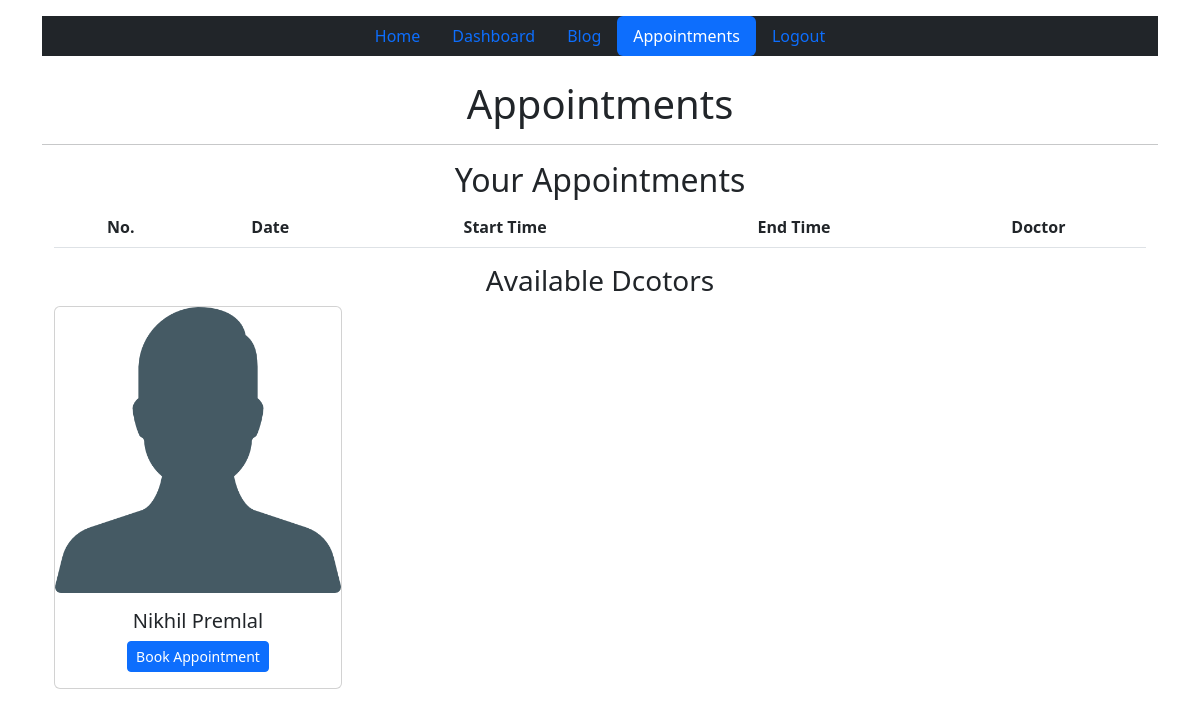
Page /appointments/ (signed in) on the earlier database version.
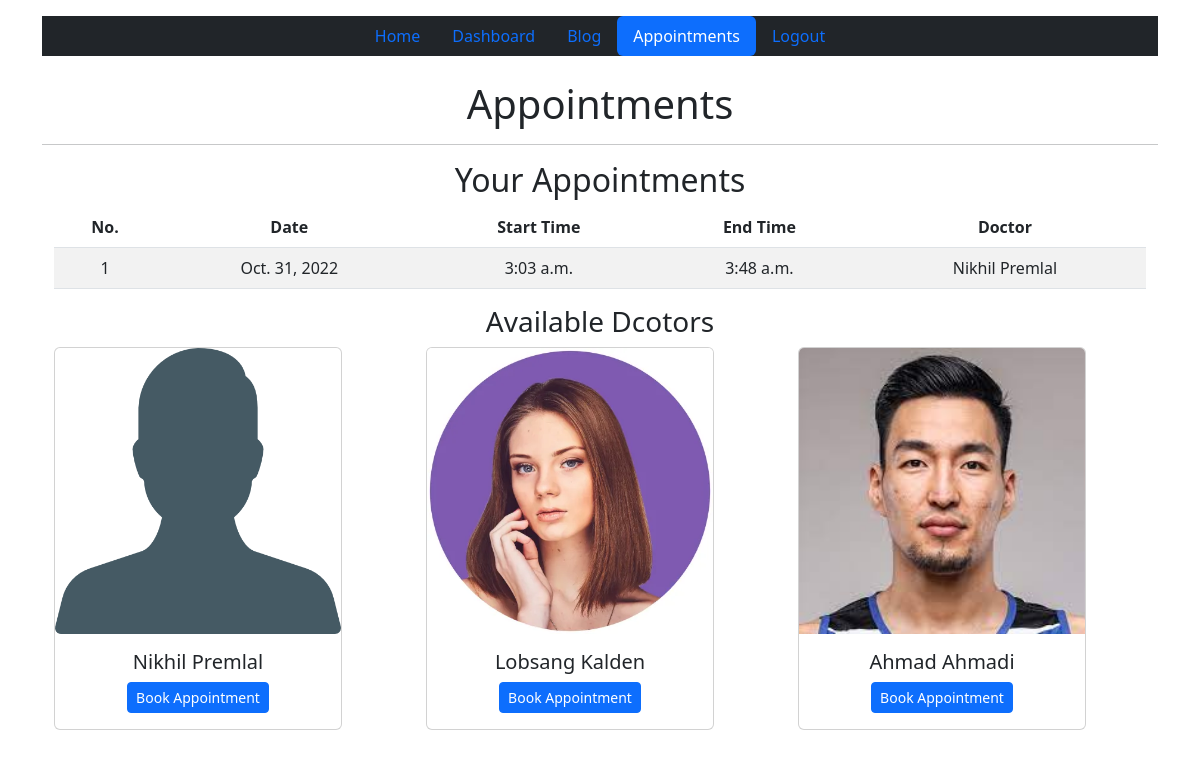
Same page on the later database version.
### account/models.py (models this page shows, shortened)
class User(AbstractUser):
    user_type = models.CharField(max_length=10, choices=USER_TYPE)
    address = models.ForeignKey(Address, on_delete=models.CASCADE, null=True, blank=True)
    def profile_picture_url(self, instance):
        return f"static/profile_images/{instance}"
    profile_picture = models.ImageField(upload_to=profile_picture_url, null=True, default="static/profile_images/default.png")

### appointment/models.py (models this page shows, shortened)
class Apointment(models.Model):
    doctor = models.ForeignKey(User, on_delete=models.CASCADE, related_name="doctor")
    patient = models.ForeignKey(User, on_delete=models.CASCADE, related_name="patient")
    speciality = models.CharField(max_length=100, null=True, blank=True)
    date = models.DateField()
    start_time = models.TimeField()
    end_time = models.TimeField()

### appointment/views.py (the view, shortened to what this page needs)
# urls.py: path("", AppointmentView.as_view(), name="appointment"),
@method_decorator(login_required, name='dispatch')
class AppointmentView(View):
    template_name = "appointment/appointment.html"
    form = AppointmentCreateForm()
    context = {
        "title": "Appointment",
        "active_nav": "appointment",
    }
    def get(self, request):
        if request.user.user_type == "Patient":
            appointments = Apointment.objects.filter(patient=request.user)
            doctors = User.objects.filter(user_type="Doctor")
            self.context["doctors"] = doctors
        else:
            appointments = Apointment.objects.filter(doctor=request.user)
        self.context["form"] = self.form
        self.context["appointments"] = appointments
        return render(request, self.template_name, self.context)

### appointment/templates/appointment/appointment.html (shortened to what this page needs)
{% extends "account/layout.html" %}
{% block content %}
<div class="content">
    <h1 class="text-center">Appointments</h1>
    <hr>
    {% if request.user.user_type == 'Patient' %}
        {% include 'appointment/appointments_list.html' %}
        {% include 'appointment/doctors_list.html' %}
    {% endif %}
</div>
{% endblock content %}

### account/templates/account/layout.html (shortened to what this page needs)
<!doctype html>
<html lang="en">
<head>
    <link href="https://cdn.jsdelivr.net/npm/bootstrap@5.2.2/dist/css/bootstrap.min.css" rel="stylesheet">
</head>
<body>
    <div class="content">
        <div class="container pt-3">
            <ul class="nav justify-content-center nav-pills navbar-dark bg-dark">
                <li class="nav-item">
                    <a class="nav-link {% if active_nav %} {% if 'home' in active_nav %} active {% endif %} {% endif %}" href="/">Home</a>
                </li>
                {% if request.user.is_authenticated %}
                    <li class="nav-item">
                        <a class="nav-link {% if active_nav %} {% if active_nav == 'dashboard' %} active {% endif %} {% endif %}" href="{% if 'Doctor' in request.user.user_type %}{% url 'doctor-dashboard' %} {% elif 'Patient' in request.user.user_type %} {% url 'patient-dashboard' %}{% else %} / {% endif %}">Dashboard</a>
                    </li>
                    <li class-="nav-item">
                        <a class="nav-link {% if active_nav %} {% if active_nav == 'blog' %} active {% endif %} {% endif %}" href="{% url 'blog_list' %}">Blog</a>
                    </li>
                    <li class-="nav-item">
                        <a class="nav-link {% if active_nav %} {% if active_nav == 'appointment' %} active {% endif %} {% endif %}" href="{% url 'appointment' %}">Appointments</a>
                    </li>
                    <li class="nav-item">
                        <a href="{% url 'user_logout' %}" class="nav-link">Logout</a>
                    </li>
                {% endif %}
            </ul>
            <div class="text-center mt-4">
                {% block content %}
                {% endblock %}
        </div>
    </div>
</body>
</html>

### appointment/templates/appointment/appointments_list.html
 <div class="container">
    <div class="row">
        <div class="col">
            <h2>Your Appointments</h2>
            <table class="table table-striped">
                <thead>
                    <tr>
                        <th>No.</th>
                        <th scope="col">Date</th>
                        <th scope="col">Start Time</th>
                        <th scope="col">End Time</th>
                        {% if 'Doctor' in request.user.user_type %}
                            <th scope="col">Patient</th>
                        {% else %}
                            <th scope="col">Doctor</th>
                        {% endif %}
                    </tr>
                </thead>
                <tbody>
                    {% for appointment in appointments %}
                        <tr>
                            <td>{{ forloop.counter }}</td>
                            <td>{{ appointment.date }}</td>
                            <td>{{ appointment.start_time }}</td>
                            <td>{{ appointment.end_time }}</td>
                            {% if 'Doctor' in request.user.user_type %}
                                <td>{{ appointment.patient.first_name }} {{ appointment.patient.last_name }}</td>
                            {% else %}
                                <td>{{ appointment.doctor.first_name }} {{ appointment.doctor.last_name }}</td>
                            {% endif %}
                        </tr>
                    {% endfor %}
                </tbody>
            </table>
        </div>
    </div>
</div>

### appointment/templates/appointment/doctors_list.html (shortened to what this page needs)
 <div class="container">
    <h3>Available Dcotors</h3>
    <div class="row">
        {% for doctor in doctors %}
            <div class="col col-md-4">
                <div class="card" style="width: 18rem;">
                    <img src="{{ doctor.profile_picture.url }}" class="card-img-top" alt="...">
                    <div class="card-body">
                        <h5 class="card-title">{{doctor.first_name}} {{ doctor.last_name }}</h5>
                        <button type="button" class="btn btn-primary btn-sm" data-bs-toggle="modal" data-bs-target="#newAppointment{{doctor.id}}">Book Appointment</button>
                    </div>
                </div>
            </div>
        {% endfor %}
    </div>
 </div>

Differences in the rows shown:
added Apointment: date "Oct. 31, 2022", start_time "3:03 a.m.", end_time "3:48 a.m.", doctor.first_name "Nikhil", doctor.last_name "Premlal"
added User: profile_picture (picture), first_name "Lobsang", last_name "Kalden"
added User: profile_picture (picture), first_name "Ahmad", last_name "Ahmadi"
